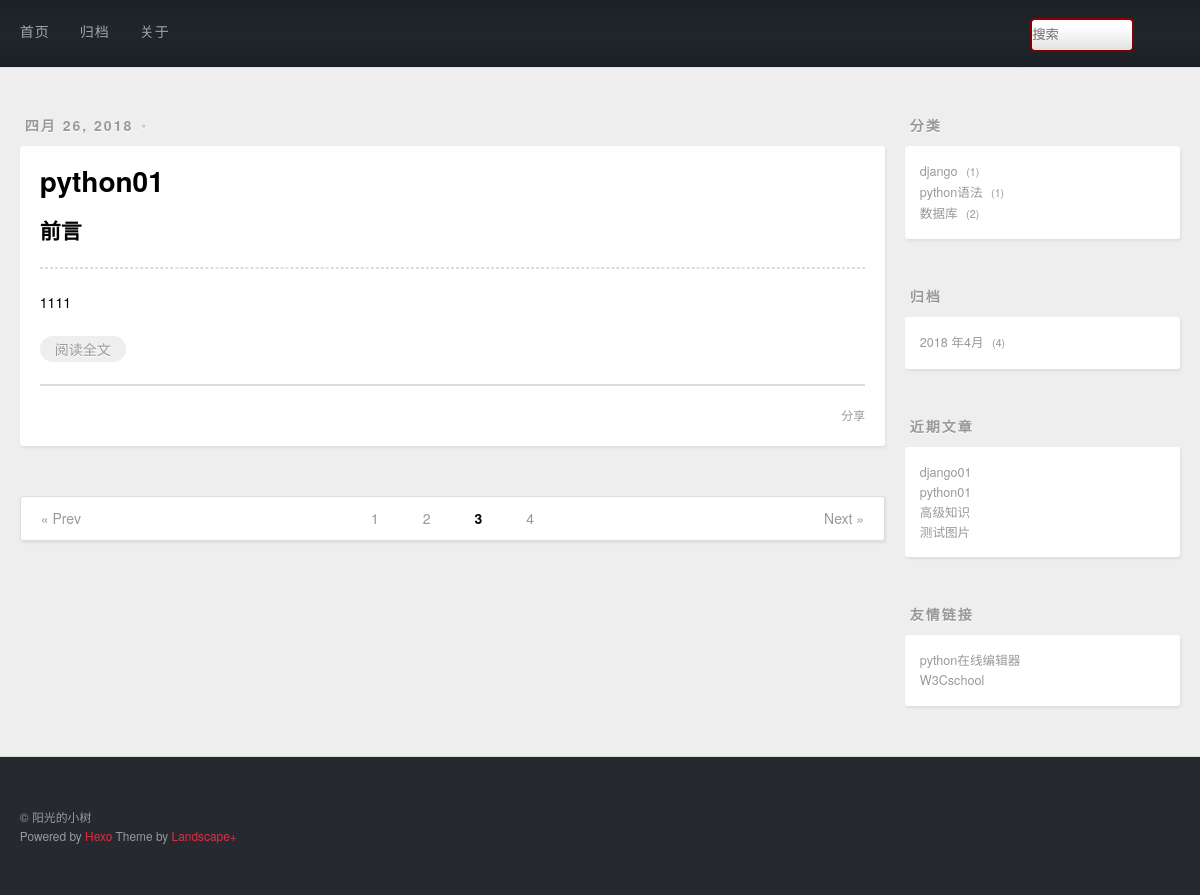
Page /page/3 on the committed database.
### mypost/models.py (models this page shows, shortened)
class Post(models.Model):
    title=models.CharField(max_length=20,verbose_name='题目')
    decs =RichTextUploadingField(verbose_name='描述')
    content=models.TextField(verbose_name='描述',null=True,blank=True,default='非必须项')
    created=models.DateField(auto_now_add=True,verbose_name='创建时间')
    modified=models.DateField(auto_now=True,verbose_name='修改')
    zhonglei=models.ForeignKey(Zhonglei,verbose_name='种类')
    biaoqian=models.ManyToManyField(Biaoqian,verbose_name='标签')
    @staticmethod
    def get_post_by_page(num,per_page=1):#num 第几页  per_page  没有有多少个
        num=int(num)
        from django.core.paginator import Paginator
        fenye=Paginator(Post.objects.order_by('-modified').all(),per_page)
        if num<1:
            num = 1
        if num>fenye.num_pages:#num_pages总的页数
            num = fenye.num_pages
        page = fenye.page(num)
        pervious = 2
        last = 2
        if num <= pervious:
            start = 1
            end = last + pervious + 1
        if num > pervious:
            start = num - pervious + 1
            end = num + last + 1
        if end > fenye.num_pages:
            min = end - fenye.num_pages
            end = fenye.num_pages
            start -= min
            if start <= 1:
                start = 1
        return (page, range(start, end + 1))

class Zhonglei(models.Model):
    name=models.CharField(max_length=20,unique=True)

### mypost/views.py (the view)
# urls.py: url(r'^page/(\d+)$', views.index_view),
def index_view(request,  num='1'):
    page,page_range =Post.get_post_by_page(num,1)
    return render(request,'index.html',context={'page':page,'page_range':page_range})

### mypost/quanjushanxiawen.py (called while the page is built)
def slider_context(request):
    context={}
    context['category']=Post.objects.values('zhonglei','zhonglei__name').annotate(count = Count('*'))
    archive = Post.objects.values('created').order_by('-created')
    context['archive']=archive
    context['recent']=Post.objects.order_by('-created').all()[:5]
    return context

### mypost/templatetags/markdowndisplay.py (called while the page is built)
@register.filter
def mark(value):
    return  markdown.markdown(value)

### mypost/templates/index.html (shortened to what this page needs)
{%  extends 'blogbase.html' %}
{% load markdowndisplay %}
{% block main %}
  {% for post in page.object_list %}
 <article class="article article-type-post">
            <div class="article-meta">
                <a class="article-date">
                    <time>{{ post.created|date }}</time>
                </a>
                <div class="article-category">
                </div>
            </div>
            <div class="article-inner">
                <header class="article-header">
                    <h1 itemprop="name">
                        <a class="article-title" href="#" target="_blank">{{ post.title }}</a>
                    </h1>
                </header>
                <div class="article-entry" itemprop="articleBody">
                    <h2>前言</h2>
                    <hr>
                    {{ post.decs|mark|safe }}
                    <p class="article-more-link">
                        <a href="/post/details/{{ post.id }}" target="_blank">阅读全文</a>
                    </p>
                </div>
                <footer class="article-footer">
                    <a data-url="存放文章的url" class="article-share-link">分享</a>
                </footer>
            </div>
        </article>
  {% endfor %}
    <nav id="page-nav">
            {% if page.has_previous %}
             <a class="extend prev" rel="next" href="/page/{{ page.previous_page_number }}">« Prev</a>
            {% endif %}
              {% for p in page_range %}
              {% if p == page.number %}
              <span class="page-number current">{{ p }}</span>
              {% else  %}
                  <a class="page-number" href="/page/{{ p }}">{{ p }}</a>
              {% endif %}
              {% endfor %}
            {% if page.has_next %}
            <a class="extend next" rel="next" href="/page/{{ page.next_page_number }}">Next »</a>
            {% endif %}
    </nav>
{% endblock main %}

### templates/blogslider.html
<aside id="sidebar">
  <div class="widget-wrap">
    <h3 class="widget-title">分类</h3>
    <div class="widget">
      <ul class="category-list">
          {% for cate in category %}
              <li class="category-list-item">
              <a class="category-list-link" href="/category/{{ cate.zhonglei }}">{{ cate.zhonglei__name }}</a>
              <span class="category-list-count">{{ cate.count }}</span>
          </li>
          {% endfor cate %}
      </ul>
      </div>
  </div>
  <div class="widget-wrap">
    <h3 class="widget-title">归档</h3>
    <div class="widget">
      <ul class="archive-list">
           {% regroup archive by created.year as year_group  %}
          {% for year in year_group %}
              {%  regroup year.list by created.month  as month_group %}
                  {% for month in month_group %}
          <li class="archive-list-item">
                      <a class="archive-list-link" href="/archive/{{ year.grouper }}/{{month.grouper}}">{{ year.grouper  }} 年{{ month.grouper }}月</a>
              <span class="archive-list-count">{{ month.list|length }}</span>
          </li>{% endfor  %}
       {% endfor %}
      </ul>
    </div>
  </div>
  <div class="widget-wrap">
    <h3 class="widget-title">近期文章</h3>
    <div class="widget">
      <ul>
         {% for p in recent %}
              <li>
            <a href="/post/details/{{ p.id }}" target="_blank">{{ p.title }}</a>
          </li>
          {% endfor %}
      </ul>
    </div>
  </div>
  <div class="widget-wrap">
    <h3 class="widget-title">友情链接</h3>
    <div class="widget">
      <ul>
          <li>
            <a href="https://c.runoob.com/compile/6" target="_blank">python在线编辑器</a>
          </li>
          <li>
            <a href="https://www.w3cschool.cn/python/" target="_blank">W3Cschool</a>
          </li>
      </ul>
    </div>
  </div>
</aside>

### rows in the picture
Post: created "四月 26, 2018", title "python01", decs|mark "1111"
Zhonglei: zhonglei__name "django", count "1"
Zhonglei: zhonglei__name "python语法", count "1"
Zhonglei: zhonglei__name "数据库", count "2"
Post: title "django01"
Post: title "高级知识"
Post: title "测试图片"

### other values in the picture
{{ p }} "1" "2" "4"
{{ p }} "3"
{{ year.grouper }} "2018"
{{ month.grouper }} "4"
{{ month.list|length }} "4"
